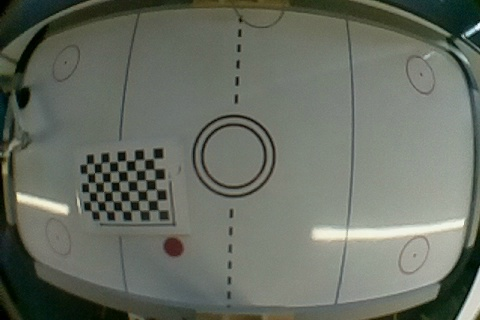
#> input picture CV/Python/examples/hockey_table_0.jpg, 480 x 320 px, given in place of the camera
$ python white.py   (older library calls are emulated)
#> lines starting #> are read from the running program, lines starting #| are printed output that depends on the picture; after the words box and inside, x2 and y2 are one past the last pixel; in counts of white or black regions, pixels touching at a corner belong together
import sys
sys.path.append('/usr/local/lib/python2.7/site-packages')

import cv2
import numpy as np

cap = cv2.VideoCapture(0)

while True:
    _, frame = cap.read()
#> frame is the input picture: shape (320, 480, 3); mean B, G, R 99, 109.7, 104.3

    gray = cv2.cvtColor(frame, cv2.COLOR_BGR2GRAY)
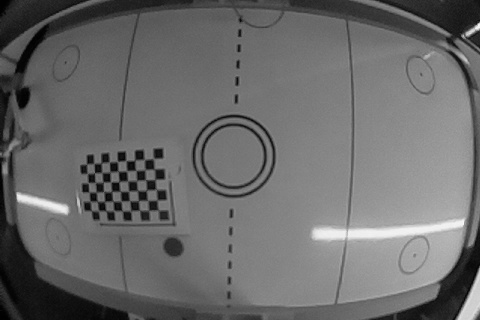
#> gray: shape (320, 480); min 0, max 248, mean 106.9
    ret, gray = cv2.threshold(gray, 180, 255, 0)
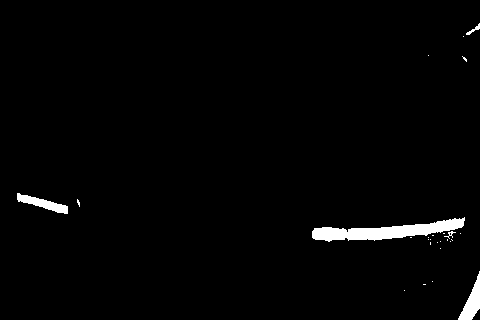
#> gray: shape (320, 480); 1.8% white; 26 white regions (21 under 20 px)
    gray2 = gray.copy()
    mask = np.zeros(gray.shape, np.uint8)

    cv2.imshow('frame', gray)

    _, contours, hierarchy = cv2.findContours(gray2, cv2.RETR_TREE, cv2.CHAIN_APPROX_SIMPLE)
#> contours = 27 contours, 23 with area under 20; largest, box (x1, y1, x2, y2) and area: (312, 217, 465, 242) 1584, (458, 271, 480, 320) 420, (17, 193, 68, 214) 364, (466, 23, 480, 35) 31

    areas = [cv2.contourArea(c) for c in contours]
#> areas = 27 values, max 1583.5 at index 20, min 0 at index 0, mean 89.83
    max_index = np.argmax(areas)
#> max_index = 20
    cnt = contours[max_index]
#> cnt = contour of 116 points, box (x1, y1, x2, y2) (312, 217, 465, 242), area 1584

    x, y, w, h = cv2.boundingRect(cnt)
#> x = 312; y = 217; w = 153; h = 25
    cv2.rectangle(frame, (x,y), (x+w,y+h), (0, 0, 255), 2)
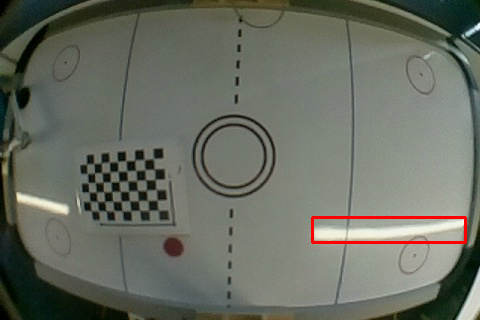
#> frame: shape (320, 480, 3); 0.69% of pixels changed, all inside (x1, y1, x2, y2) = (311, 216, 467, 244)

    cv2.imshow('frame', frame)

    k = cv2.waitKey(1) & 0xFF
#> (key q is pressed here)
    if k == ord('q'):
        break

cv2.destroyAllWindows()

$ run again, on CV/Python/examples/hockey_table_1.jpg
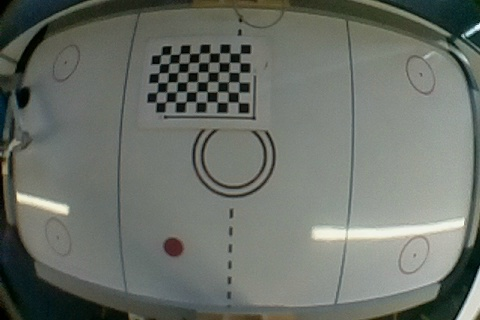
#> input picture CV/Python/examples/hockey_table_1.jpg, 480 x 320 px, given in place of the camera
#> frame is the input picture: shape (320, 480, 3); mean B, G, R 105.1, 112.6, 107.5
#> `ret, gray = cv2.threshold(gray, 180, 255, 0)`:
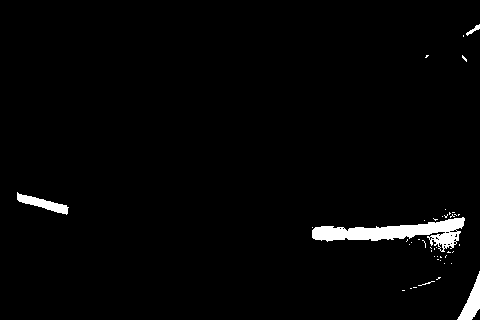
#> gray: shape (320, 480); 2.2% white; 43 white regions (38 under 20 px)
#> contours = 61 contours, 56 with area under 20; largest, box (x1, y1, x2, y2) and area: (312, 217, 465, 252) 2050, (457, 271, 480, 320) 426, (17, 192, 69, 215) 382, (466, 24, 480, 36) 38, (438, 242, 444, 252) 24
#> areas = 61 values, max 2050 at index 29, min 0 at index 0, mean 49.57
#> max_index = 29
#> cnt = contour of 191 points, box (x1, y1, x2, y2) (312, 217, 465, 252), area 2050
#> x = 312; y = 217; w = 153; h = 35
#> `cv2.rectangle(frame, (x,y), (x+w,y+h), (0, 0, 255), 2)`:
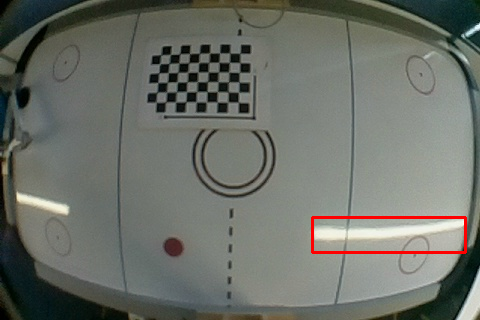
#> frame: shape (320, 480, 3); 0.73% of pixels changed, all inside (x1, y1, x2, y2) = (311, 216, 467, 254)

$ run again, on CV/Python/examples/hockey_table_2.jpg
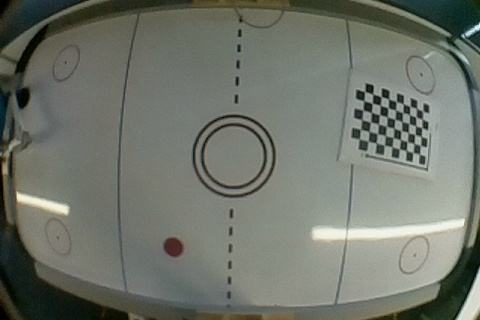
#> input picture CV/Python/examples/hockey_table_2.jpg, 480 x 320 px, given in place of the camera
#> frame is the input picture: shape (320, 480, 3); mean B, G, R 106.8, 116.4, 111.8
#> `ret, gray = cv2.threshold(gray, 180, 255, 0)`:
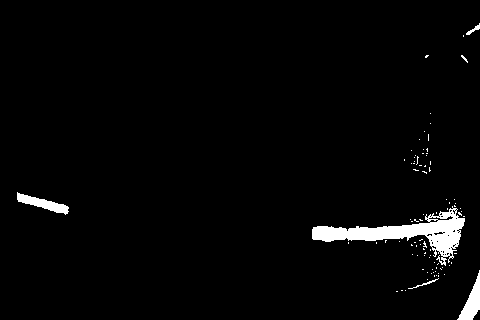
#> gray: shape (320, 480); 2.6% white; 89 white regions (84 under 20 px)
#> contours = 126 contours, 119 with area under 20; largest, box (x1, y1, x2, y2) and area: (312, 206, 465, 266) 2621, (457, 270, 480, 320) 434, (17, 192, 69, 215) 394, (428, 215, 454, 221) 59, (466, 23, 480, 35) 35, (433, 231, 444, 236) 23, (429, 219, 439, 223) 20
#> areas = 126 values, max 2621 at index 54, min 0 at index 0, mean 29.88
#> max_index = 54
#> cnt = contour of 257 points, box (x1, y1, x2, y2) (312, 206, 465, 266), area 2621
#> x = 312; y = 206; w = 153; h = 60
#> `cv2.rectangle(frame, (x,y), (x+w,y+h), (0, 0, 255), 2)`:
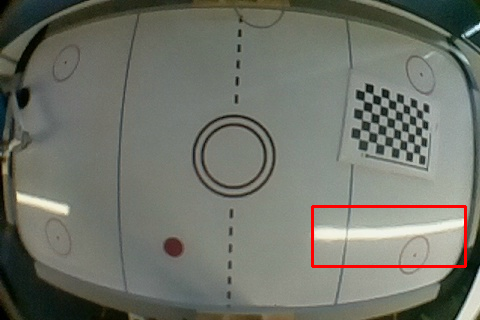
#> frame: shape (320, 480, 3); 0.83% of pixels changed, all inside (x1, y1, x2, y2) = (311, 205, 467, 268)

$ run again, on CV/Python/examples/hockey_table_3.jpg
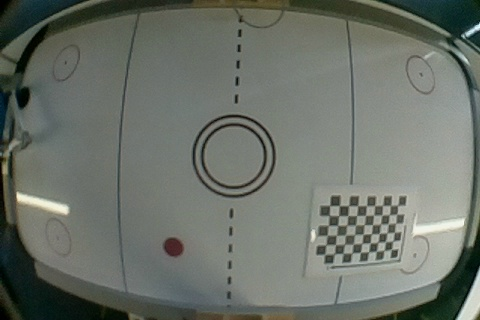
#> input picture CV/Python/examples/hockey_table_3.jpg, 480 x 320 px, given in place of the camera
#> frame is the input picture: shape (320, 480, 3); mean B, G, R 105.1, 113.4, 107.7
#> `ret, gray = cv2.threshold(gray, 180, 255, 0)`:
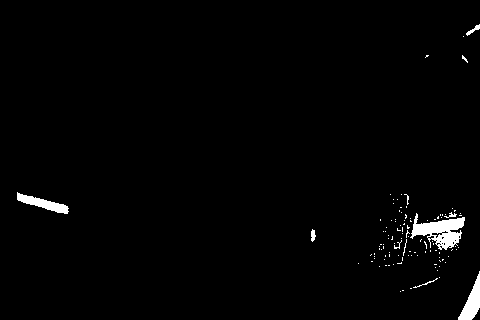
#> gray: shape (320, 480); 1.5% white; 110 white regions (102 under 20 px)
#> contours = 125 contours, 119 with area under 20; largest, box (x1, y1, x2, y2) and area: (410, 213, 465, 250) 938, (458, 271, 480, 320) 432, (17, 192, 69, 214) 382, (466, 24, 480, 36) 38, (431, 232, 443, 239) 35, (311, 229, 316, 242) 32
#> areas = 125 values, max 938.5 at index 91, min 0 at index 0, mean 15.91
#> max_index = 91
#> cnt = contour of 119 points, box (x1, y1, x2, y2) (410, 213, 465, 250), area 938
#> x = 410; y = 213; w = 55; h = 37
#> `cv2.rectangle(frame, (x,y), (x+w,y+h), (0, 0, 255), 2)`:
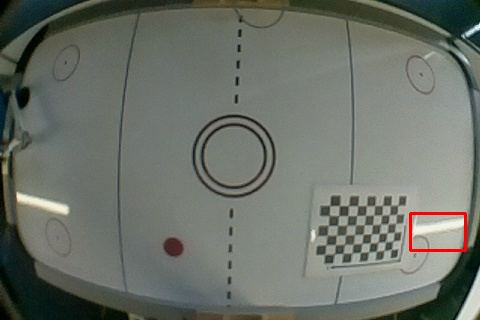
#> frame: shape (320, 480, 3); 0.36% of pixels changed, all inside (x1, y1, x2, y2) = (409, 212, 467, 252)
